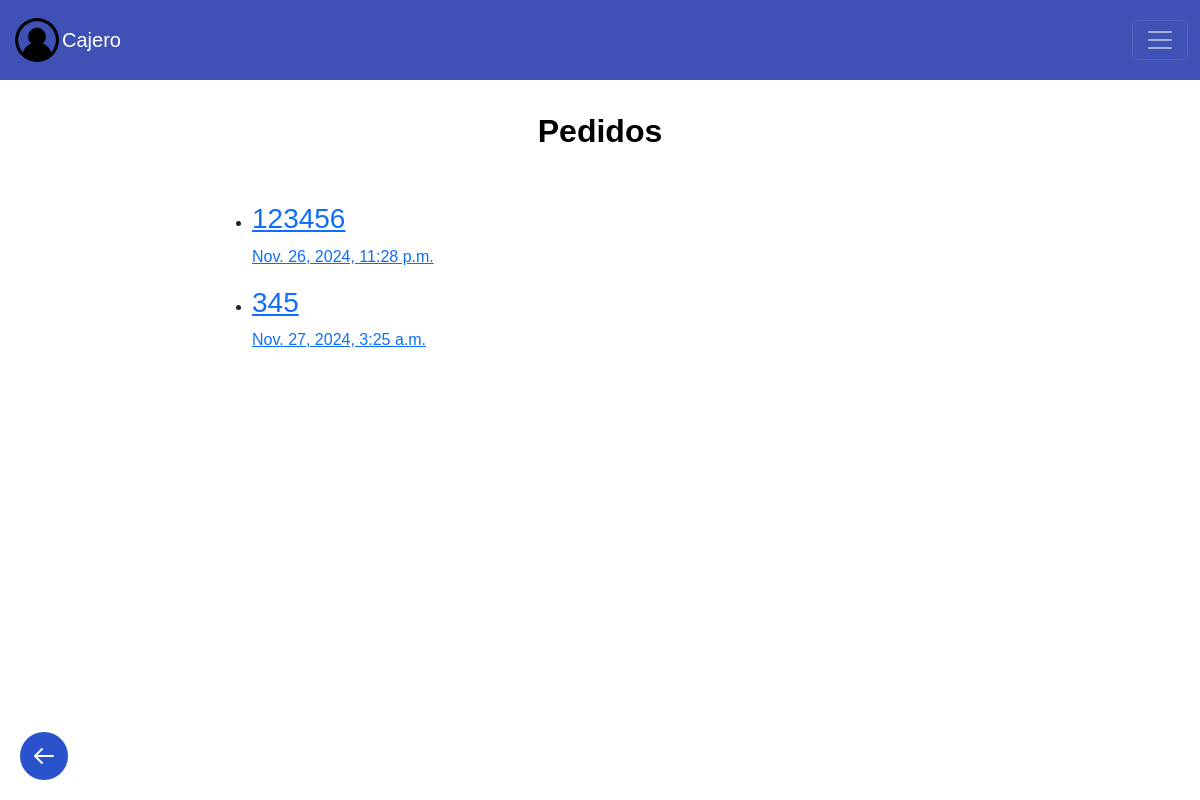
The app's page /homeC/vendedoresCajero/pedidos/, older data.
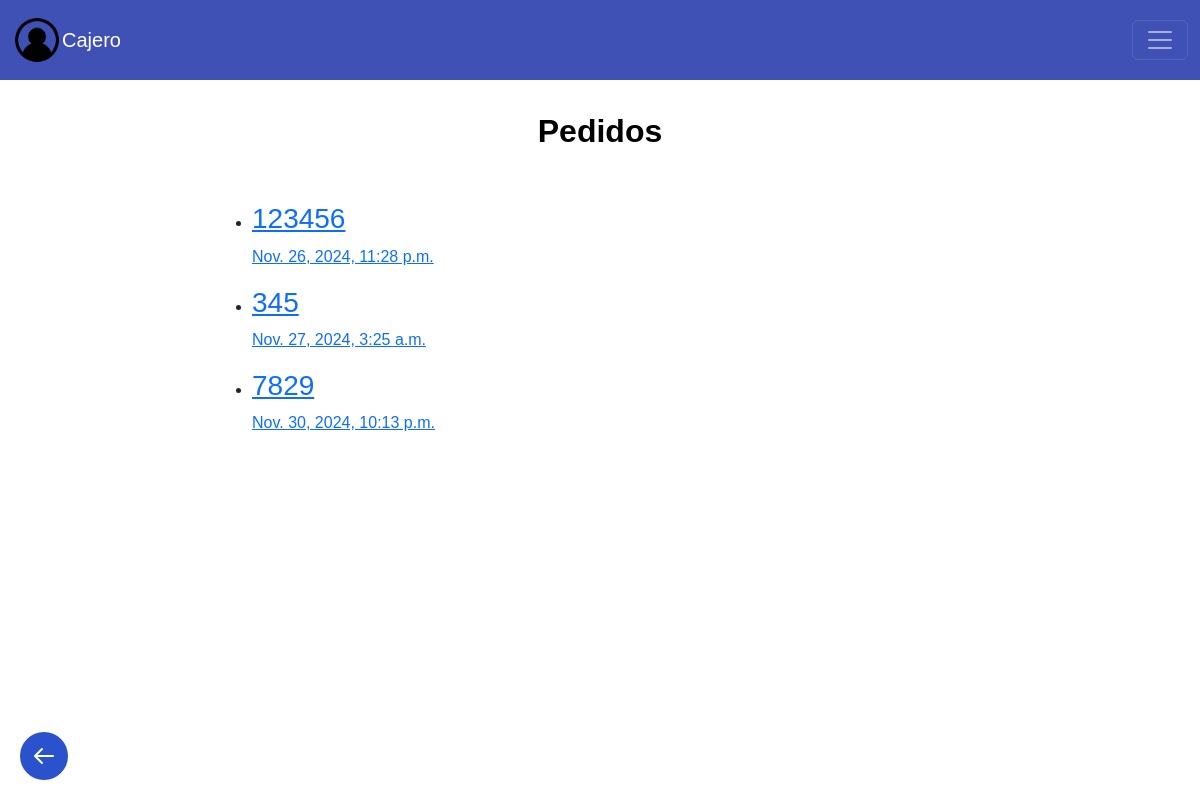
The same page, newer data.
### helados/models.py (models this page shows)
class Pedido (models.Model):
    codigo = models.IntegerField(blank=False)
    fecha = models.DateTimeField(auto_now_add=True)
    producto = models.ManyToManyField(Helado, related_name='pedidosh')
    cliente = models.ForeignKey(Cliente, on_delete=models.CASCADE, related_name='pedidos')

### helados/views.py (the view)
# urls.py: path('homeC/vendedoresCajero/pedidos/', views.pedidos, name='pedidos'),
def pedidos(request):
    pedidos = Pedido.objects.all()
    return render(request, 'pedidos.html', {'pedidos': pedidos})

### helados/frontend/templates/pedidos.html (shortened to what this page needs)
{% extends 'layouts/base.html' %}
{% block user %}
Cajero
{% endblock %}
{% block content %}
<h2 class="dashboard-heading"> Pedidos </h2>
<main>
    <ul>
        {% for pedido in pedidos %}
        <li>
            <a href="{% url 'editar_pedido' pedido.id %}">
                <h3>{{pedido.codigo}}</h3>
                <p> {{pedido.fecha}} </p>
                </a>
        </li>
        {% endfor %}
    </ul>
</main>
<a href="javascript:void(0);" class="back-button" onclick="window.history.back();">
    <svg xmlns="http://www.w3.org/2000/svg" fill="none" viewBox="0 0 24 24" stroke="currentColor">
        <path stroke-linecap="round" stroke-linejoin="round" stroke-width="2" d="M10 19l-7-7m0 0l7-7m-7 7h18" />
    </svg>
</a>
{% endblock %}

Row changes from the older to the newer data that the page shows:
added Pedido: codigo "7829", fecha "Nov. 30, 2024, 10:13 p.m."
